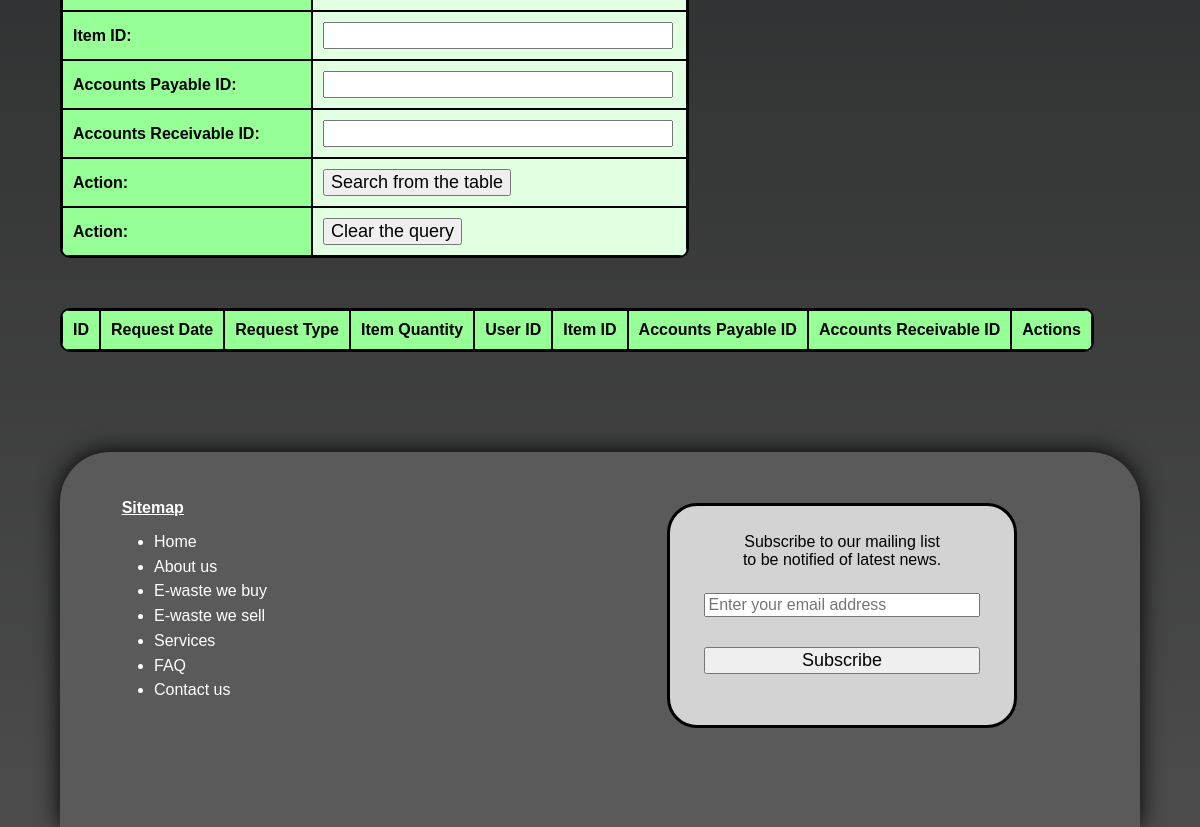
/admin/e-waste-requests/index.php (signed in, lower part), run on an earlier commit of the app's database.
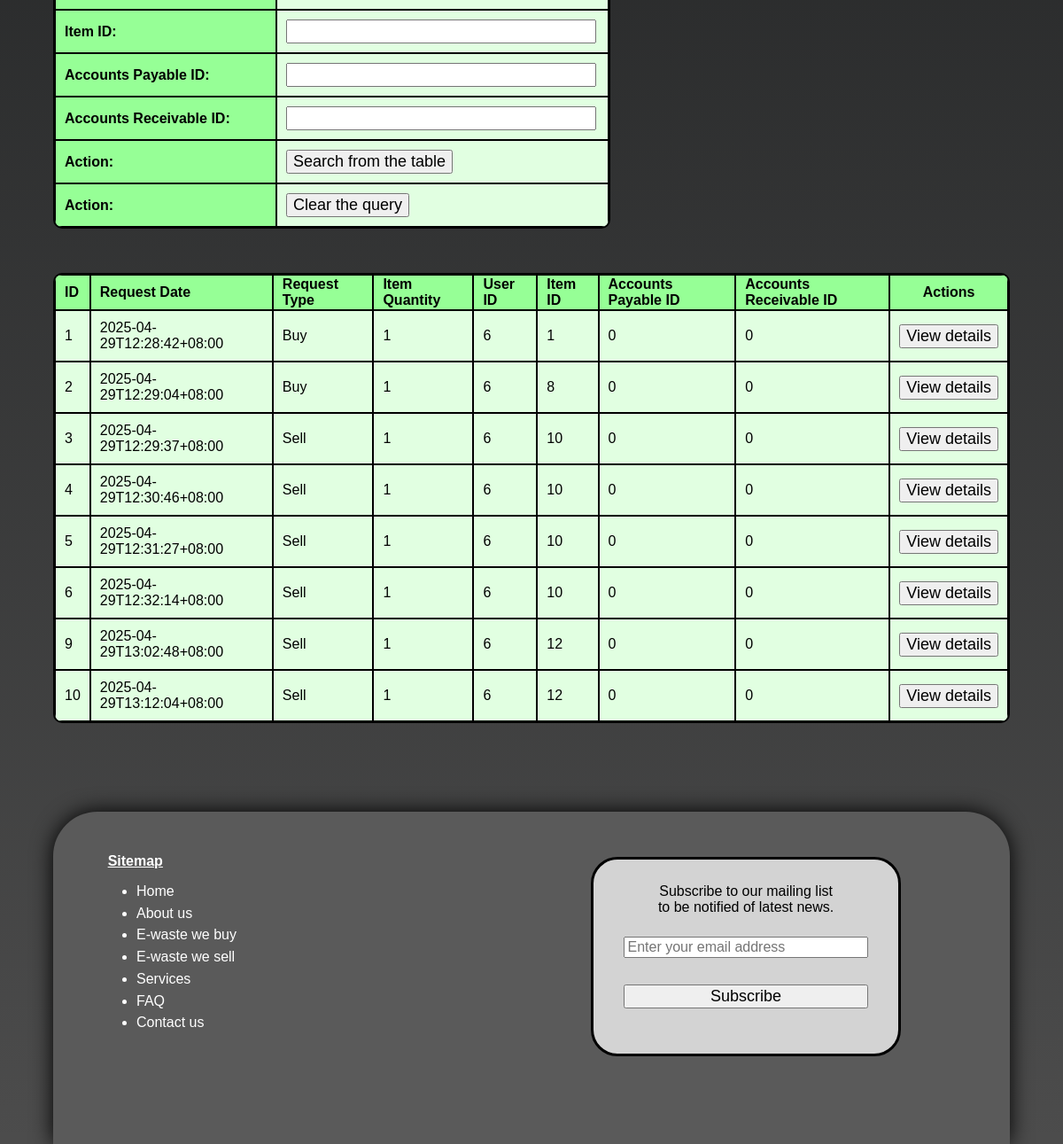
And on a later commit of the database.
### tables this page shows
CREATE TABLE `requests` (
  `request_id` int(11) NOT NULL,
  `request_date` varchar(300) NOT NULL,
  `request_type` varchar(300) NOT NULL,
  `request_item_name` varchar(300) NOT NULL,
  `item_quantity` int(11) NOT NULL,
  `request_status` varchar(300) NOT NULL,
  `picture_id` varchar(300) NOT NULL,
  `user_id` int(11) NOT NULL,
  `item_id` int(11) NOT NULL,
  `accounts_payable_id` int(11) NOT NULL,
  `accounts_receivable_id` int(11) NOT NULL
);

### admin/e-waste-requests/index.php (the view, shortened to what this page needs)
<!DOCTYPE html>
<html lang="en">
<head>
    <link href="../../css/styles.css" rel="stylesheet">
    <link href="../../css/navigation-bar-buttons.css" rel="stylesheet">
    <link href="../../css/dropdown-menu.css" rel="stylesheet">
    <link href="../../css/e-waste-requests.css" rel="stylesheet">
    <link href="../../css/styles-cp-mobile.css" rel="stylesheet">
    <link href="../../css/side-navigation-menu.css" rel="stylesheet">
</head>
<body>
    <div id="basket">
        <?php
        $request_id = isset($_SESSION['txtID']) ? $_SESSION['txtID'] : '';
        $request_date = isset($_SESSION['txtRequestDate']) ? $_SESSION['txtRequestDate'] : '';
        $request_type = isset($_SESSION['txtRequestType']) ? $_SESSION['txtRequestType'] : '';
        $item_quantity = isset($_SESSION['txtItemQuantity']) ? $_SESSION['txtItemQuantity'] : '';
        $user_id = isset($_SESSION['txtUserID']) ? $_SESSION['txtUserID'] : '';
        $item_id = isset($_SESSION['txtItemID']) ? $_SESSION['txtItemID'] : '';
        $accounts_payable_id = isset($_SESSION['txtAccountsPayableID']) ? $_SESSION['txtAccountsPayableID'] : '';
        $accounts_receivable_id = isset($_SESSION['txtAccountsReceivableID']) ? $_SESSION['txtAccountsReceivableID'] : '';
        ?>
        <div>
            <form action="index.php" method="post">
                <div class="query-table-content">
                    <table id="table-query">
                        <tr>
                            <th>User ID:</th>
                            <td><input type="text" name="txtUserID" value="<?php $user_id ?>"></td>
                        </tr>
                        <tr>
                            <th>Item ID:</th>
                            <td><input type="text" name="txtItemID" value="<?php $item_id ?>"></td>
                        </tr>
                        <tr>
                            <th>Accounts Payable ID:</th>
                            <td><input type="text" name="txtAccountsPayableID" value="<?php $accounts_payable_id ?>"></td>
                        </tr>
                        <tr>
                            <th>Accounts Receivable ID:</th>
                            <td><input type="text" name="txtAccountsReceivableID" value="<?php $accounts_receivable_id ?>"></td>
                        </tr>
                        <tr>
                            <th>Action:</th>
                            <td><input type="submit" name="submit" value="Search from the table"></td>
                        </tr>
                        <tr>
                            <th>Action:</th>
                            <td><input type="submit" name="clear" value="Clear the query"></td>
                        </tr>
                    </table>
                </div>
            </form>
        </div>
        <div>
            <div class="requests-table">
                <?php
                include '../../php/connection.php';
                $html = <<<HTML
                <table border=1>
                    <tr>
                        <th>ID</th>
                        <th>Request Date</th>
                        <th>Request Type</th>
                        <th>Item Quantity</th>
                        <th>User ID</th>
                        <th>Item ID</th>
                        <th>Accounts Payable ID</th>
                        <th>Accounts Receivable ID</th>
                        <th colspan="2" style="text-align: center;">Actions</th>
                    </tr>
                HTML;
                echo $html;
                $sql_query_1 = "SELECT * FROM `requests` WHERE
                                request_id LIKE '%$request_id%' AND
                                request_date LIKE '%$request_date%' AND
                                request_type LIKE '%$request_type%' AND
                                item_quantity LIKE '%$item_quantity%' AND
                                request_status = 'Pending' AND
                                user_id LIKE '%$user_id%' AND
                                item_id LIKE '%$item_id%' AND
                                accounts_payable_id LIKE '%$accounts_payable_id%' AND
                                accounts_receivable_id LIKE '%$accounts_receivable_id%'
                                ORDER BY request_id ASC";
                $sql_query_1_result = $connection->query($sql_query_1);
                while($sql_query_1_row = $sql_query_1_result->fetch_assoc()) {
                    $html = <<<HTML
                    <tr>
                        <td>{$sql_query_1_row['request_id']}</td>
                        <td>{$sql_query_1_row['request_date']}</td>
                        <td>{$sql_query_1_row['request_type']}</td>
                        <td>{$sql_query_1_row['item_quantity']}</td>
                        <td>{$sql_query_1_row['user_id']}</td>
                        <td>{$sql_query_1_row['item_id']}</td>
                        <td>{$sql_query_1_row['accounts_payable_id']}</td>
                        <td>{$sql_query_1_row['accounts_receivable_id']}</td>
                        <td>
                            <form id="post_request_id_{$sql_query_1_row['request_id']}" method="post" action="../../admin/e-waste-requests/view.php">
                                <input type="hidden" name="request_id" value="{$sql_query_1_row['request_id']}">
                                <input type="hidden" name="request_user_id" value="{$sql_query_1_row['user_id']}">
                                <input type="submit" name="submit" value="View details">
                            </form>
                        </td>
                        <!-- <td><a href="approve/index.php?id={$sql_query_1_row['request_id']}">Approve</a></td>
                        <td><a href="reject/index.php?id={$sql_query_1_row['request_id']}">Reject</a></td> -->
                    </tr>
                    HTML;
                    echo $html;
                }
                echo '</table>';
                ?>
            </div>
        </div>
        <div id="footer-container" class="footer-text">
            <div id="footer-container-2">
                <p class="footer-text-2">Sitemap</p>
                <ul>
                    <a class="white-hyperlink" href="../../index.php" class="white">
                        <li class="padding-bottom">Home</li>
                    </a>
                    <a class="white-hyperlink" href="../../about-us.php" class="white">
                        <li class="padding-bottom">About us</li>
                    </a>
                    <a class="white-hyperlink" href="../../e-waste/we-buy.php" class="white">
                        <li class="padding-bottom">E-waste we buy</li>
                    </a>
                    <a class="white-hyperlink" href="../../e-waste/we-sell.php" class="white">
                        <li class="padding-bottom">E-waste we sell</li>
                    </a>
                    <a class="white-hyperlink" href="../../services.php" class="white">
                        <li class="padding-bottom">Services</li>
                    </a>
                    <a class="white-hyperlink" href="../../faq.php" class="white">
                        <li class="padding-bottom">FAQ</li>
                    </a>
                    <a class="white-hyperlink" href="../../contact-us.php" class="white">
                        <li class="padding-bottom">Contact us</li>
                    </a>
                </ul>
            </div>
            <div id="footer-container-3">
                <p class="black-text">Subscribe to our mailing list<br>to be notified of latest news.</p>
                <div class="subscription-form">
                    <form action="" method="post">
                        <input type="email" name="email" placeholder="Enter your email address" class="subscribe-textbox" required>
                        <input type="submit" value="Subscribe" class="subscribe-button">
                    </form>
                </div>
            </div>
        </div>
    </div>
</body>
</html>

### css/styles.css (style rules this page uses)
* { box-sizing: border-box }
body { margin: 0; font-family: Verdana, sans-serif; background: linear-gradient(rgba(24, 26, 27, 1), rgba(0, 0, 0, 0.7)); background-size: 100% 100%; background-repeat: no-repeat; background-attachment: fixed; }
#basket { width: 1080px; margin: 0 auto; }
#footer-container { background-color: rgb(90, 90, 90); width: 1080px; height: 375px; border-radius: 50px 50px 0px 0px; box-shadow: 0px 0px 24px 0px black; }
#footer-container-2 { padding-top: 3%; float: left; }
.footer-text { color: white; padding-left: 5%; }
.footer-text-2 { font-weight: bold; text-decoration: underline; padding-left: 5%; }
.black-text { color: black; }
.white-hyperlink { color: white; text-decoration: none; }
#footer-container-3 { background-color: lightgray; float: left; text-align: center; border-style: solid; border-width: 3px; border-color: black; width: 350px; height: 225px; margin-left: 39%; padding-top: 1%; margin-top: 5%; border-radius: 30px; }
.subscribe-textbox { width: 80%; font-size: 16px; }
.subscribe-button { width: 80%; font-size: 16px; }
.padding-bottom { padding-bottom: 6%; }
input[type="text"] { font-size: 18px; }
input[type="submit"] { font-size: 18px; }

### css/e-waste-requests.css (style rules this page uses)
.query-table-content table { border: 2px solid black; border-collapse: separate; border-spacing: 0; border-radius: 10px; overflow: hidden; }
.query-table-content th { background-color: rgb(150, 255, 150); }
.query-table-content td { background-color: rgb(225, 255, 225); }
.query-table-content tr { height: 40px; }
.query-table-content th, .query-table-content td { border: 1px solid black; }
.query-table-content th { width: 40%; padding-left: 10px; text-align: left; }
.query-table-content td { width: 375px; padding: 10px; }
input[type="text"] { width: 350px; font-size: 18px; }
form { margin: 0 auto; }
.requests-table table { border: 2px solid black; border-collapse: separate; border-spacing: 0; border-radius: 10px; overflow: hidden; }
.requests-table th { background-color: rgb(150, 255, 150); }
.requests-table td { background-color: rgb(225, 255, 225); }
.requests-table tr { height: 40px; }
.requests-table th, .requests-table td { border: 1px solid black; }
.requests-table th { padding-left: 10px; padding-right: 10px; text-align: left; }
.requests-table td { padding: 10px; }

What changed in the data, as far as the page shows it:
added requests: request_id "1", request_date "2025-04-29T12:28:42+08:00", request_type "Buy", item_quantity "1", user "6", item "1", accounts_payable "0", accounts_receivable "0"
added requests: request_id "2", request_date "2025-04-29T12:29:04+08:00", request_type "Buy", item_quantity "1", user "6", item "8", accounts_payable "0", accounts_receivable "0"
added requests: request_id "3", request_date "2025-04-29T12:29:37+08:00", request_type "Sell", item_quantity "1", user "6", item "10", accounts_payable "0", accounts_receivable "0"
added requests: request_id "4", request_date "2025-04-29T12:30:46+08:00", request_type "Sell", item_quantity "1", user "6", item "10", accounts_payable "0", accounts_receivable "0"
added requests: request_id "5", request_date "2025-04-29T12:31:27+08:00", request_type "Sell", item_quantity "1", user "6", item "10", accounts_payable "0", accounts_receivable "0"
added requests: request_id "6", request_date "2025-04-29T12:32:14+08:00", request_type "Sell", item_quantity "1", user "6", item "10", accounts_payable "0", accounts_receivable "0"
added requests: request_id "9", request_date "2025-04-29T13:02:48+08:00", request_type "Sell", item_quantity "1", user "6", item "12", accounts_payable "0", accounts_receivable "0"
added requests: request_id "10", request_date "2025-04-29T13:12:04+08:00", request_type "Sell", item_quantity "1", user "6", item "12", accounts_payable "0", accounts_receivable "0"
